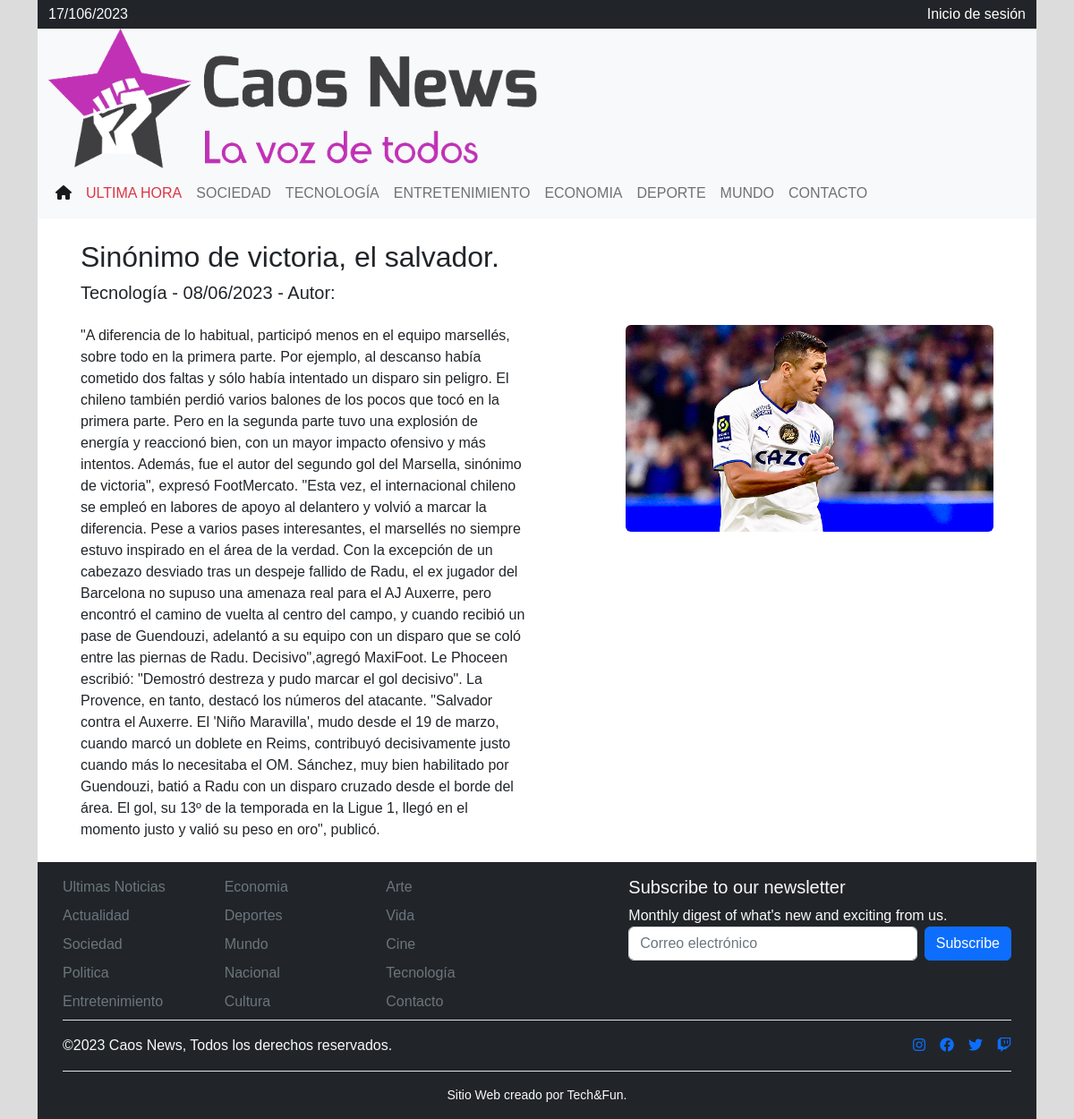
Before: /noticia/2/ with the older database file.
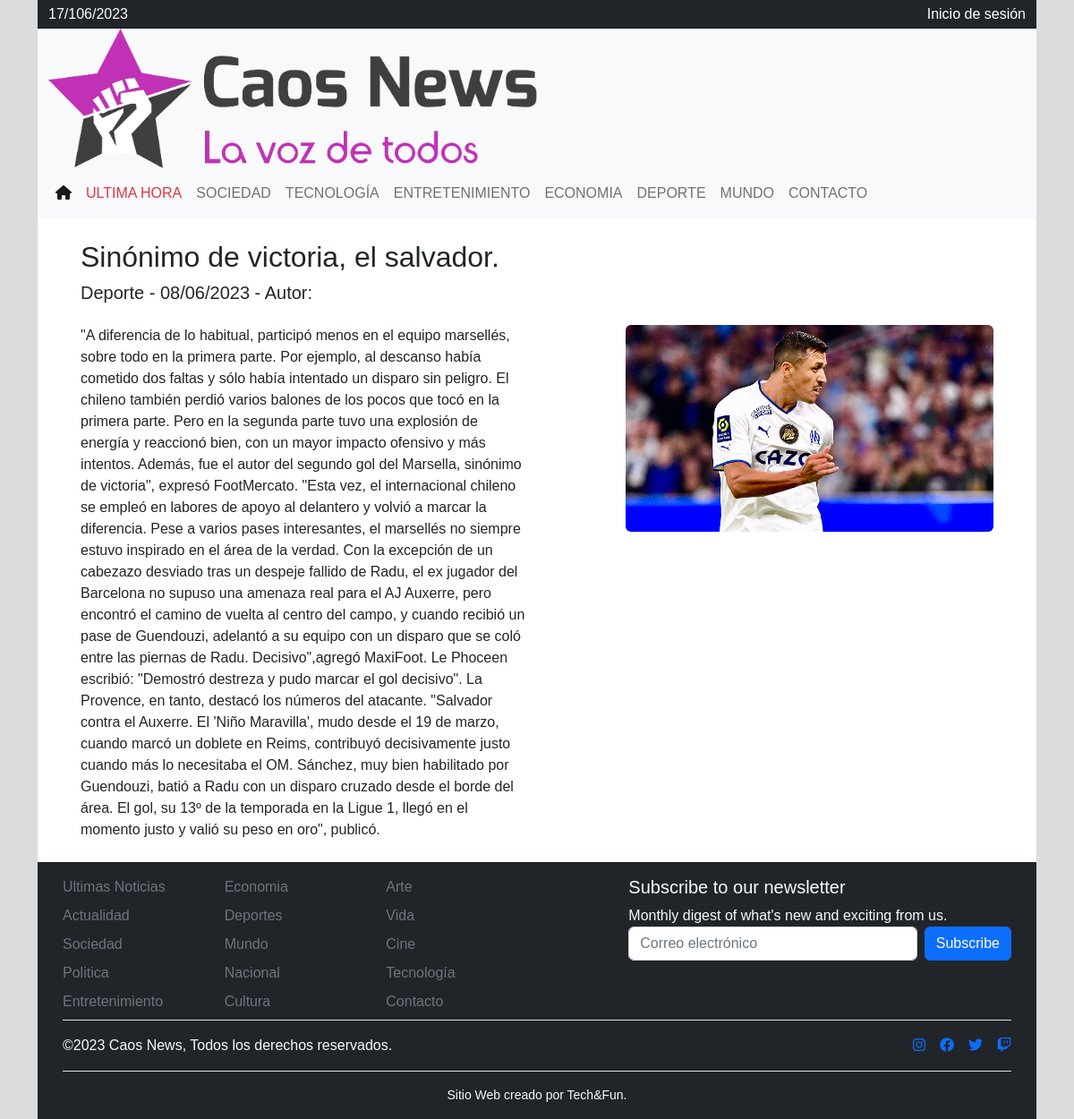
After: the same page with the newer database file.
### CaosNewsApp/models.py (models this page shows, shortened)
class Noticia(models.Model):
    id_noticia  = models.AutoField(db_column='id_noticia', primary_key=True)
    titulo_noticia = models.CharField(max_length=100, blank=False, null=False)
    cuerpo_noticia = models.TextField(blank=False, null=False, default='')
    id_categoria = models.ForeignKey('Categoria',on_delete=models.CASCADE, db_column='id_categoria')
    activo = models.BooleanField(("Activo"), default=True)
    imagen = models.ImageField(upload_to='news', null=True, blank=True)
    fecha_creacion = models.DateTimeField(auto_now_add=True)
    fecha_modificacion = models.DateTimeField(auto_now=True)
    id_usuario = models.ForeignKey(settings.AUTH_USER_MODEL, on_delete=models.CASCADE, db_column='id_usuario')

class Categoria(models.Model):
    id_categoria = models.AutoField(db_column='id_categoria', primary_key=True)
    nombre_categoria = models.CharField(max_length=20, blank=False, null=False)

### CaosNewsApp/views.py (the view)
# urls.py: path('noticia/<int:noticia_id>/', views.mostrar_noticia, name='noticia_detalle'),
def mostrar_noticia(request, noticia_id):
    noticia = get_object_or_404(Noticia, id_noticia=noticia_id)
    return render(request, 'detalle_noticia.html', {'noticia': noticia})

### CaosNewsApp/templates/detalle_noticia.html (shortened to what this page needs)
{% extends './index.html' %}
{% load static %}
{% block body %}
    <main class="p-4 px-5">
        <div class="row">
          <div class="col">
            <h2>{{ noticia.titulo_noticia }}</h2>
          </div>
        </div>
        <div class="row">
          <div class="col">
            <h5> {{ noticia.id_categoria.nombre_categoria }} - {{ noticia.fecha_creacion|date:"d/m/Y" }} - Autor: {{ noticia.id_usuario.first_name }} {{ noticia.id_usuario.last_name }}</h5>
          </div>
        </div>
        <div class="row row-cols-1 row-cols-md-2 g-4 pt-3">
          <div class="col-md-6 h-100">
            <p class="w-100">{{ noticia.cuerpo_noticia }}</p>
          </div>
          <div class="col-md-5 h-100">
            <img src="{{ noticia.imagen.url }}" class="img-fluid rounded" alt="{{ noticia.titulo_noticia }}">
          </div>
        </div>
      </main>
{% endblock %}

### CaosNewsApp/templates/index.html (shortened to what this page needs)
{% load static %}
<!DOCTYPE html>
<html lang="es">
<head>
    <link rel="stylesheet" href="{% static 'css/fontawesome.min.css' %}" />
    <link rel="stylesheet" href="{% static 'css/solid.min.css' %}" />
    <link rel="stylesheet" href="{% static 'css/brands.min.css' %}" />
    <link rel="stylesheet" href="{% static 'css/bootstrap.min.css' %}">
    <link rel="stylesheet" href="{% static 'css/style.css' %}">
<body>
    <div class="container">
    <header>
        <div class="row mx-0 py-1 bg-dark">
          <div class="col">
            <div class="text-start"><p class="text-light" id="current_date">17/106/2023</p></div>
          </div>
          <div class="col-auto">
          </div>
          <div class="col text-end">
            {% if user.is_authenticated %}
              <span class="text-white pe-2">Bienvenido, {{ user.first_name }} {{ user.last_name }}</span>
              <a href="{% url 'admin_home' %}" class="link">Panel de control</a> |
              <a href="{% url 'logout' %}" class="link">Cerrar sesión</a>
            {% else %}
              <a href="#" class="link" data-bs-toggle="modal" data-bs-target="#login">Inicio de sesión</a>
            {% endif %}
          </div>
      </div>
      <div class="container bg-light">
        <div class="col">
            <a href="#">
              <img src="{% static 'images/logotipo.webp' %}" class="img-fluid w-50" alt="Caos News">
            </a>
        </div>
      </div>
        {% include 'navbar.html' %}
    </header>
    <main>
        {% block body %}{% endblock %}
    </main>
        {% include 'footer.html' %}
    </div>
 </body>
</html>

### CaosNewsApp/templates/navbar.html (shortened to what this page needs)
<nav class="navbar navbar-expand-lg navbar-light bg-light">
    <div class="container-fluid">
      <div class="collapse navbar-collapse" id="navbarSupportedContent">
        <ul class="navbar-nav me-auto mb-2 mb-lg-0">
          <li class="nav-item">
            <a class="nav-link active" aria-current="page" href="/"><i class="fa-solid fa-house"></i></a>
          </li>
          <li class="nav-item">
            <a class="nav-link text-danger" href="{% url 'noticias' categoria='Ultima Hora' %}">ULTIMA HORA</a>
          </li>
          <li class="nav-item">
            <a class="nav-link" href="{% url 'noticias' categoria='Sociedad' %}">SOCIEDAD</a>
          </li>
          <li class="nav-item">
            <a class="nav-link" href="{% url 'noticias' categoria='Tecnología' %}">TECNOLOGÍA</a>
          </li>
          <li class="nav-item">
            <a class="nav-link" href="{% url 'noticias' categoria='Entretenimiento' %}">ENTRETENIMIENTO</a>
          </li>
          <li class="nav-item">
            <a class="nav-link" href="{% url 'noticias' categoria='Economia' %}">ECONOMIA</a>
          </li>
          <li class="nav-item">
            <a class="nav-link" href="{% url 'noticias' categoria='Deporte' %}">DEPORTE</a>
          </li>
          <li class="nav-item">
            <a class="nav-link" href="{% url 'noticias' categoria='Mundo' %}">MUNDO</a>
          </li>
          <li class="nav-item">
            <a class="nav-link" href="{% url 'contacto' %}">CONTACTO</a>
          </li>
        </ul>
      </div>
    </div>
  </nav>

### CaosNewsApp/templates/footer.html (shortened to what this page needs)
<div class="container bg-dark text-light">
  <footer class="p-3">
    <div class="row">
      <div class="col-6 col-md-2">
        <ul class="nav flex-column">
          <li class="nav-item pb-2"><a href="#" class="nav-link p-0 text-muted">Ultimas Noticias</a></li>
          <li class="nav-item pb-2"><a href="#" class="nav-link p-0 text-muted">Actualidad</a></li>
          <li class="nav-item pb-2"><a href="#" class="nav-link p-0 text-muted">Sociedad</a></li>
          <li class="nav-item pb-2"><a href="#" class="nav-link p-0 text-muted">Politica</a></li>
          <li class="nav-item pb-2"><a href="#" class="nav-link p-0 text-muted">Entretenimiento</a></li>
        </ul>
      </div>
      <div class="col-6 col-md-2">
        <ul class="nav flex-column">
          <li class="nav-item pb-2"><a href="#" class="nav-link p-0 text-muted">Economia</a></li>
          <li class="nav-item pb-2"><a href="#" class="nav-link p-0 text-muted">Deportes</a></li>
          <li class="nav-item pb-2"><a href="#" class="nav-link p-0 text-muted">Mundo</a></li>
          <li class="nav-item pb-2"><a href="#" class="nav-link p-0 text-muted">Nacional</a></li>
          <li class="nav-item pb-2"><a href="#" class="nav-link p-0 text-muted">Cultura</a></li>
        </ul>
      </div>
      <div class="col-6 col-md-2">
        <ul class="nav flex-column">
          <li class="nav-item pb-2"><a href="#" class="nav-link p-0 text-muted">Arte</a></li>
          <li class="nav-item pb-2"><a href="#" class="nav-link p-0 text-muted">Vida</a></li>
          <li class="nav-item pb-2"><a href="#" class="nav-link p-0 text-muted">Cine</a></li>
          <li class="nav-item pb-2"><a href="#" class="nav-link p-0 text-muted">Tecnología</a></li>
          <li class="nav-item pb-2"><a href="#" class="nav-link p-0 text-muted">Contacto</a></li>
        </ul>
      </div>
      <div class="col-md-5 offset-md-1">
        <form>
          <h5>Subscribe to our newsletter</h5>
          <p>Monthly digest of what's new and exciting from us.</p>
          <div class="d-flex flex-column flex-sm-row w-100 gap-2">
            <form action="">
              <input id="newsletter1" type="email" class="form-control" placeholder="Correo electrónico" pattern="[a-zA-Z0-9._-]*@[a-zA-Z]*\.[a-zA-Z]{2,3}" required="">
              <button class="btn btn-primary" type="submit">Subscribe</button>
            </form>
          </div>
        </form>
      </div>
    </div>
    <div class="d-flex flex-column flex-sm-row justify-content-between border-top py-3">
      <p>©2023 Caos News, Todos los derechos reservados.</p>
      <ul class="list-unstyled d-flex">
        <li class="ms-3"><a href="#"><i class="fa-brands fa-instagram"></i></a></li>
        <li class="ms-3"><a href="#"><i class="fa-brands fa-facebook"></i></a></li>
        <li class="ms-3"><a href="#"><i class="fa-brands fa-twitter"></i></a></li>
        <li class="ms-3"><a href="#"><i class="fa-brands fa-twitch"></i></a></li>
      </ul>
    </div>
    <div class="d-flex flex-column flex-sm-row justify-content-center pt-3 border-top">
      <p class="small">Sitio Web creado por Tech&Fun.</p>
    </div>
  </footer>
</div>

Changed rows visible on the page:
changed Noticia "Sinónimo de victoria, el salvador.": id_categoria.nombre_categoria "Tecnología" → "Deporte"
